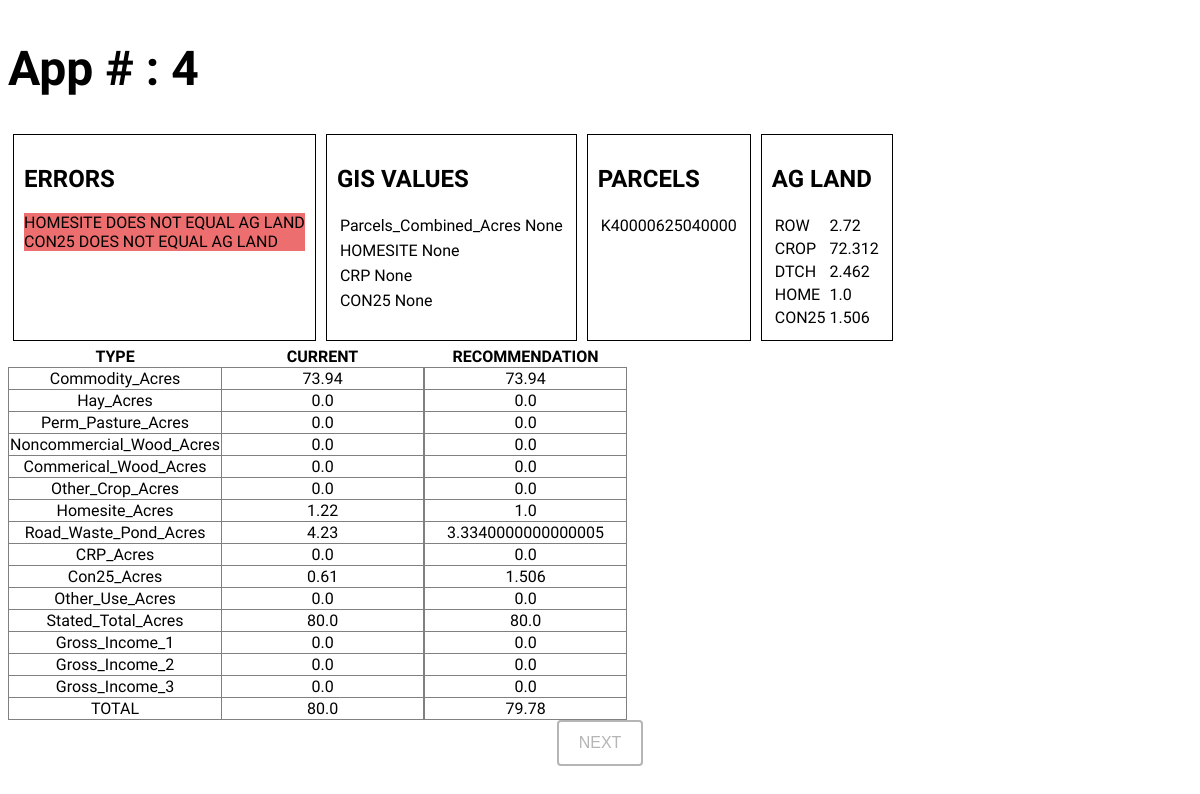
/4, run on the app's committed database.
### models.py (models this page shows)
class CAUVApp(db.Model):
    id = db.Column(
        type_=db.Integer,
        primary_key=True,
    )
    AG_APP = db.Column(
        type_=db.String(30),
        nullable=False
    )
    Commodity_Acres = db.Column(
        type_=db.Float(3),
    )
    Hay_Acres = db.Column(
        type_=db.Float(3),
    )
    Perm_Pasture_Acres = db.Column(
        type_=db.Float(3),
    )
    Noncommercial_Wood_Acres = db.Column(
        type_=db.Float(3),
    )
    Commerical_Wood_Acres = db.Column(
        type_=db.Float(3),
    )
    Other_Crop_Acres = db.Column(
        type_=db.Float(3),
    )
    Homesite_Acres = db.Column(
        type_=db.Float(3),
    )
    Road_Waste_Pond_Acres = db.Column(
        type_=db.Float(3),
    )
    CRP_Acres = db.Column(
        type_=db.Float(3),
    )
    Con25_Acres = db.Column(
        type_=db.Float(3),
    )
    Other_Use_Acres = db.Column(
        type_=db.Float(3),
    )
    Stated_Total_Acres = db.Column(
        type_=db.Float(3),
        nullable=False,
    )
    Gross_Income_1 = db.Column(
        type_=db.Float(2),
    )
    Gross_Income_2 = db.Column(
        type_=db.Float(2),
    )
    Gross_Income_3 = db.Column(
        type_=db.Float(2),
    )

### routes.py (the view)
@app.route('/<int:id>', methods = ['POST', 'GET'])
def base(id):
    next_id = id + 1
    if request.method == "POST":
        return redirect('/' + str(next_id))
    else:
        app_select = CAUVApp.query.filter(CAUVApp.AG_APP == id).first()
        if app_select is None:
            return redirect('/' + str(next_id))
        else:
            current = current_app(id)
            current_sum = current_app_sum(id)
            AG_LAND_parcels = parcel_view(id)
            AG_LAND_parcel_sum = parcel_sum(AG_LAND_parcels)
            AG_LAND_land = land_view(id)
            AG_LAND_land_sum = land_sum(AG_LAND_land)
            errors_compiled = compiled_errors(
                app_num=id,
                parcel_sum=AG_LAND_parcel_sum,
                AG_LAND_land=AG_LAND_land,
                current_sum=current_sum,
            )
            app_recommendation = recommendation(
                app_num=id,
                AG_LAND_parcel=AG_LAND_parcels,
                AG_LAND_land=AG_LAND_land,
                errors=errors_compiled,
            )
            app_recommendation_sum = recommendation_sum(app_recommendation)
            if len(errors_compiled) == 0:
                return redirect('/' + str(next_id))
            return render_template(
                'index.html',
                appNum=id,
                errors=errors_compiled,
                current=current,
                current_sum=current_sum,
                AG_LAND_parcels=AG_LAND_parcels,
                AG_LAND_parcel_sum=AG_LAND_parcel_sum,
                AG_LAND_land=AG_LAND_land,
                AG_LAND_land_sum=AG_LAND_land_sum,
                recommendation=app_recommendation,
                recommendation_sum=app_recommendation_sum,
            )

### AG_LAND.py (called while the page is built)
def parcel_view(app_num):
    parcels= []
    parcels_dict_list = []
    app_select = AG_LAND.query.filter(AG_LAND.AGAPPL == app_num).all()
    for row in app_select:
        if row.PARID in parcels:
            continue
        else:
            parcels.append(row.PARID)
    for parcel in parcels:
        parcels_dict ={
        "PARID": None,
        "PARCEL_ACREAGE": None,
        }
        parcels_dict['PARID'] = parcel
        parcel_query = AG_LAND.query.filter(
            AG_LAND.AGAPPL == app_num,
            AG_LAND.PARID == parcel
        ).first()
        parcels_dict['PARCEL_ACREAGE'] = round(parcel_query.PARCEL_ACREAGE,3)
        parcels_dict_list.append(parcels_dict)
    return parcels_dict_list

def parcel_sum(parcels_dict_list):
    parcels_sum = []
    for each in parcels_dict_list:
        parcels_sum.append(each['PARCEL_ACREAGE'])
    total_acres = round(sum(parcels_sum),3)
    return total_acres

def land_view(app_num):
    app_select = AG_LAND.query.filter(AG_LAND.AGAPPL == app_num).all()
    land = []
    land_dict_list = []
    for row in app_select:
        if row.LAND_USE_TYPE in land:
            continue
        else:
            land.append(row.LAND_USE_TYPE)
    for type in land:
        land_dict = {
        "LAND_USE_TYPE": None,
        "LAND_USE_ACRES": None,
        }
        land_dict['LAND_USE_TYPE'] = type
        land_query = AG_LAND.query.filter(
            AG_LAND.AGAPPL == app_num,
            AG_LAND.LAND_USE_TYPE == type
        ).all()
        land_type_sum = []
        for each in land_query:
            land_type_sum.append(each.LAND_USE_ACRES)
        land_dict['LAND_USE_ACRES'] = round(sum(land_type_sum),3)
        land_dict_list.append(land_dict)
    return land_dict_list

def land_sum(land_dict_list):
    land_sum = []
    for each in land_dict_list:
        land_sum.append(each['LAND_USE_ACRES'])
    total_acres = round(sum(land_sum),3)
    return total_acres

### CURRENT.py (called while the page is built)
def current_app_sum(app_num):
    app_select = CAUVApp.query.filter(CAUVApp.AG_APP == app_num).first()
    app_sum = [
        app_select.Commodity_Acres,
        app_select.Hay_Acres,
        app_select.Noncommercial_Wood_Acres,
        app_select.Commerical_Wood_Acres,
        app_select.Other_Crop_Acres,
        app_select.Homesite_Acres,
        app_select.Road_Waste_Pond_Acres,
        app_select.CRP_Acres,
        app_select.Con25_Acres,
        app_select.Other_Use_Acres,
    ]
    return round(sum(app_sum),3)

### templates/index.html (shortened to what this page needs)
{% extends 'base.html' %}
{% block body %}
<div class="APPNUM">
  <h1>
  App # : {{ appNum }}
  </h1>
</div>
<div class="GENERAL_INFO">
  <div class="GENERAL_INFO_ITEM">
    <h2>ERRORS</h2>
    {% for each in errors %}
      <div class="ERRORS">
        {{each}}
      </div>
    {% endfor %}
  </div>
  <div class="GENERAL_INFO_ITEM">
    <h2>GIS VALUES</h2>
    {% for each in current['GIS_VALUES'] %}
    <table>
      <tr>
        <td>
          {{each}}
        </td>
        <td>
          {{ current['GIS_VALUES'][each] }}
        </td>
      </tr>
    </table>
    {% endfor %}
  </div>
  <div class="GENERAL_INFO_ITEM">
    <h2>PARCELS</h2>
    <table>
      {% for each in AG_LAND_parcels %}
      <tr>
        <td>
          {{ each['PARID'] }}
        </td>
      </tr>
      {% endfor %}
    </table>
  </div>
  <div class="GENERAL_INFO_ITEM">
    <h2>AG LAND</h2>
    <table>
      {% for each in AG_LAND_land %}
      <tr>
        <td>
          {{ each['LAND_USE_TYPE'] }}
        </td>
        <td>
          {{ each['LAND_USE_ACRES'] }}
        </td>
      </tr>
      {% endfor %}
    </table>
  </div>
</div>
<div class="APP">
  <table>
    <tr>
      <th>TYPE</th>
      <th>CURRENT</th>
    </tr>
    {% for each in current['APP_VALUES'] %}
      <tr>
        <td>
          {{ each }}
        </td>
        <td>
          {{ current['APP_VALUES'][each] }}
        </td>
      </tr>
    {% endfor %}
    <tr>
      <td>TOTAL</td>
      <td>
        {{ current_sum }}
      </td>
    </tr>
  </table>
  <table>
    <tr>
      <th>RECOMMENDATION</th>
    </tr>
    {% for each in recommendation %}
    <tr>
      <td>
          {{ recommendation[each] }}
      </td>
    </tr>
    {% endfor %}
    <tr>
      <td>
        {{ recommendation_sum }}
      </td>
    </tr>
  </table>
</div>
<form method="post">
  <input type="submit" id="submit" name="submit" value="NEXT">
</form>
{% endblock %}

### templates/base.html (shortened to what this page needs)
<!DOCTYPE html>
<html lang="en">
<head>
  <link rel="stylesheet" href="{{ url_for('static', filename='css/main.css') }}">
</head>
<body>
  {% block body %}{% endblock %}
</body>
</html>

### static/css/main.css (style rules this page uses)
body { font-family: 'Oxygen', sans-serif; font-size: 16px; text-align: center; display: flex; flex-direction: column; justify-content: center; }
.APPNUM { font-size: 24px; text-align: left; }
.GENERAL_INFO { display: flex; text-align: left; flex-direction: row; }
.GENERAL_INFO_ITEM { padding: 10px; border: solid 1px black; margin: 5px; }
.ERRORS { background-color: hsl(0, 78%, 68%); }
.APP { display: flex; flex-direction: row; }
.APP table { border-collapse: collapse; padding: 5px; }
.APP td { border: solid 1px gray; }
.APP th { width: 200px; }
#submit { color: hsla(0, 0%, 71%, 1); font-size: 16px; background-color: hsla(0, 0%, 100%, 1); padding: 12px 20px; border: 2px solid hsla(0, 0%, 71%, 1); border-radius: 4px; }

### data on the page
CAUVApp: Commodity_Acres "73.94" "0.0" "0.0" "0.0" "0.0" "0.0" "1.22" "4.23" "0.0" "0.61" "0.0" "80.0" "0.0" "0.0" "0.0", Commodity_Acres "73.94" "0.0" "0.0" "0.0" "0.0" "0.0" "0.0" "0.0" "80.0" "0.0" "0.0" "0.0"

### other printed values
{{ appNum }} "4"
{{ each }} "HOMESITE DOES NOT EQUAL AG LAND" "CON25 DOES NOT EQUAL AG LAND"
{{ each }} "Parcels_Combined_Acres" "HOMESITE" "CRP" "CON25"
{{ current['GIS_VALUES'][each] }} "None" "None" "None" "None"
{{ each['PARID'] }} "K40000625040000"
{{ each['LAND_USE_TYPE'] }} "ROW" "CROP" "DTCH" "HOME" "CON25"
{{ each['LAND_USE_ACRES'] }} "2.72" "72.312" "2.462" "1.0" "1.506"
{{ each }} "Commodity_Acres" "Hay_Acres" "Perm_Pasture_Acres" "Noncommercial_Wood_Acres" "Commerical_Wood_Acres" "Other_Crop_Acres" "Homesite_Acres" "Road_Waste_Pond_Acres" "CRP_Acres" "Con25_Acres" "Other_Use_Acres" "Stated_Total_Acres" "Gross_Income_1" "Gross_Income_2" "Gross_Income_3"
{{ current_sum }} "80.0"
{{ recommendation[each] }} "1.0" "3.3340000000000005" "1.506"
{{ recommendation_sum }} "79.78"
